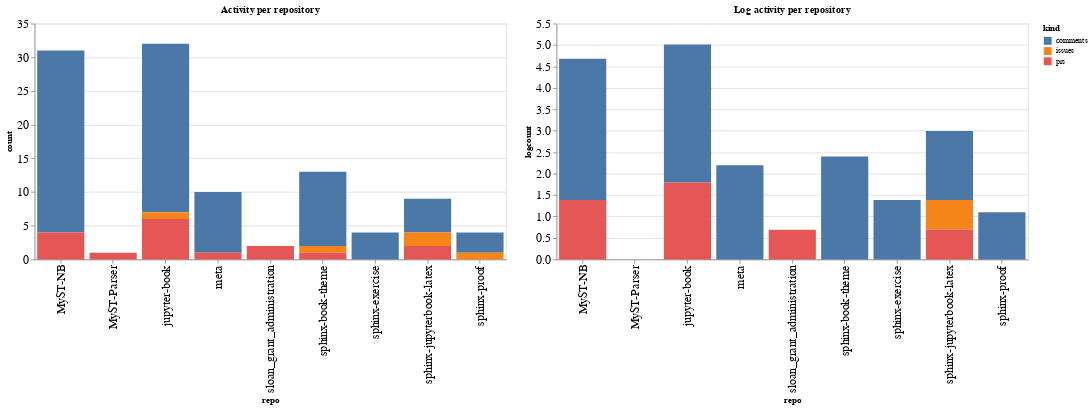

Notebook code cell kept with this figure:
### Code cell
ch1 = alt.Chart(repo_summaries, width=600, title="Activity per repository").mark_bar().encode(
    x='repo',
    y='count',
    color='kind',
    tooltip="kind"
)

ch2 = alt.Chart(repo_summaries, width=600, title="Log activity per repository").mark_bar().encode(
    x='repo',
    y='logcount',
    color='kind',
    tooltip="kind"
)

ch1 | ch2

### Figure 1 — Vega-Lite specification as saved in the notebook (floating-point values rounded to 4 significant figures)
{"config": {"axisLeft": {"labelFontSize": 15}, "axisBottom": {"labelFontSize": 15}}, "hconcat": [{"mark": "bar", "encoding": {"color": {"type": "nominal", "field": "kind"}, "tooltip": {"type": "nominal", "field": "kind"}, "x": {"type": "nominal", "field": "repo"}, "y": {"type": "quantitative", "field": "count"}}, "title": "Activity per repository", "width": 600}, {"mark": "bar", "encoding": {"color": {"type": "nominal", "field": "kind"}, "tooltip": {"type": "nominal", "field": "kind"}, "x": {"type": "nominal", "field": "repo"}, "y": {"type": "quantitative", "field": "logcount"}}, "title": "Log activity per repository", "width": 600}], "data": {"name": "data-66a12e1fd7586e07fb44bde77f4f5714"}, "$schema": "https://vega.github.io/schema/vega-lite/v4.8.1.json", "datasets": {"data-66a12e1fd7586e07fb44bde77f4f5714": [{"repo": "MyST-NB", "kind": "comments", "count": 27, "logcount": 3.296}, {"repo": "MyST-NB", "kind": "prs", "count": 4, "logcount": 1.386}, {"repo": "MyST-Parser", "kind": "prs", "count": 1, "logcount": 0.0}, {"repo": "jupyter-book", "kind": "comments", "count": 25, "logcount": 3.219}, {"repo": "jupyter-book", "kind": "issues", "count": 1, "logcount": 0.0}, {"repo": "jupyter-book", "kind": "prs", "count": 6, "logcount": 1.792}, {"repo": "meta", "kind": "comments", "count": 9, "logcount": 2.197}, {"repo": "meta", "kind": "prs", "count": 1, "logcount": 0.0}, {"repo": "sloan_grant_administration", "kind": "prs", "count": 2, "logcount": 0.6931}, {"repo": "sphinx-book-theme", "kind": "comments", "count": 11, "logcount": 2.398}, {"repo": "sphinx-book-theme", "kind": "issues", "count": 1, "logcount": 0.0}, {"repo": "sphinx-book-theme", "kind": "prs", "count": 1, "logcount": 0.0}, {"repo": "sphinx-exercise", "kind": "comments", "count": 4, "logcount": 1.386}, {"repo": "sphinx-jupyterbook-latex", "kind": "comments", "count": 5, "logcount": 1.609}, {"repo": "sphinx-jupyterbook-latex", "kind": "issues", "count": 2, "logcount": 0.6931}, {"repo": "sphinx-jupyterbook-latex", "kind": "prs", "count": 2, "logcount": 0.6931}, {"repo": "sphinx-proof", "kind": "comments", "count": 3, "logcount": 1.099}, {"repo": "sphinx-proof", "kind": "issues", "count": 1, "logcount": 0.0}]}}
